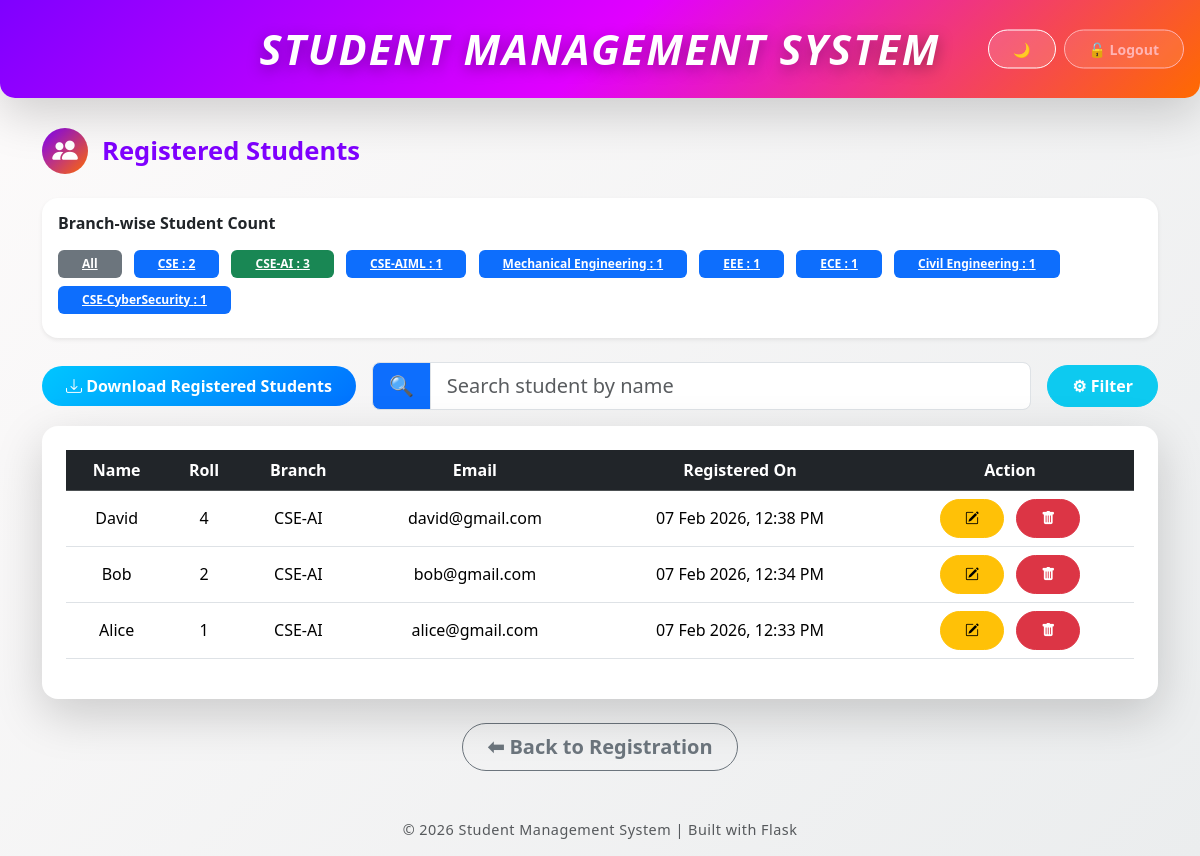
The app's page /students?branch=CSE-AI (signed in) with its own data.
### app.py (models this page shows)
class Student(db.Model):
    id = db.Column(db.Integer, primary_key=True)
    name = db.Column(db.String(100), nullable=False)
    roll = db.Column(db.String(50), unique=True, nullable=False)
    branch = db.Column(db.String(100), nullable=False)
    email = db.Column(db.String(100), unique=True, nullable=False)
    created_at = db.Column(db.DateTime, default=datetime.now)

### app.py (the view)
@app.route("/students")
def view_students():
    if not session.get("logged_in"):
        return redirect(url_for("login"))
    search = request.args.get("search")
    selected_branch = request.args.get("branch")
    filter_type = request.args.get("filter")  # new filter query
    query = Student.query
    if search:
        query = query.filter(Student.name.ilike(f"%{search}%"))
    if selected_branch:
        query = query.filter_by(branch=selected_branch)
    if filter_type == "alphabetical_asc":
        students = query.order_by(Student.name.asc()).all()
    elif filter_type == "alphabetical_desc":
        students = query.order_by(Student.name.desc()).all()
    elif filter_type == "date_asc":
        students = query.order_by(Student.created_at.asc()).all()
    elif filter_type == "date_desc":
        students = query.order_by(Student.created_at.desc()).all()
    else:
        students = query.order_by(Student.created_at.desc()).all()
    branch_counts = {}
    for s in Student.query.all():
        branch_counts[s.branch] = branch_counts.get(s.branch, 0) + 1
    return render_template(
        "students.html",
        students=students,
        branch_counts=branch_counts,
        selected_branch=selected_branch
    )

### templates/students.html (shortened to what this page needs)
{% extends "base.html" %}
{% block content %}
<h3 class="section-title mb-4">
  <span class="icon-box">
    <i class="bi bi-people-fill"></i>
  </span>
  Registered Students
</h3>
<div class="card mb-4 shadow-sm">
  <div class="card-body">
    <h6 class="fw-bold mb-3">Branch-wise Student Count</h6>
    <a href="{{ url_for('view_students') }}"
       class="badge me-2 mb-2 px-4 py-2 {% if not selected_branch %} bg-dark {% else %} bg-secondary {% endif %}">
      All
    </a>
    {% for branch, count in branch_counts.items() %}
      <a href="{{ url_for('view_students', branch=branch) }}"
         class="badge me-2 mb-2 px-4 py-2 {% if selected_branch == branch %} bg-success {% else %} bg-primary {% endif %}">
        {{ branch }} : {{ count }}
      </a>
    {% endfor %}
  </div>
</div>
<div class="d-flex flex-wrap justify-content-between align-items-center mb-3 gap-3">
  <a href="{{ url_for('download') }}" class="btn btn-success">
    <i class="bi bi-download"></i> Download Registered Students
  </a>
  <div class="flex-grow-1">
    <div class="input-group input-group-lg">
      <span class="input-group-text bg-primary text-white">🔍</span>
      <input type="text"
             id="searchInput"
             class="form-control"
             placeholder="Search student by name">
    </div>
  </div>
  <div class="position-relative">
    <button id="filterBtn" class="btn btn-info text-white">
      ⚙ Filter
    </button>
  </div>
</div>
<div class="card shadow-lg">
  <div class="card-body p-4">
    <div class="table-responsive">
      <table class="table table-hover align-middle text-center" id="studentsTable">
        <thead class="table-dark">
          <tr>
            <th>Name</th>
            <th>Roll</th>
            <th>Branch</th>
            <th>Email</th>
            <th>Registered On</th>
            <th>Action</th>
          </tr>
        </thead>
        <tbody>
        {% for s in students %}
          <tr>
            <td>{{ s.name }}</td>
            <td>{{ s.roll }}</td>
            <td>{{ s.branch }}</td>
            <td>{{ s.email }}</td>
            <td data-date="{{ s.created_at }}">{{ s.created_at.strftime("%d %b %Y, %I:%M %p") }}</td>
            <td>
              <a href="/edit/{{ s.id }}" class="btn btn-warning btn-sm me-2">
                <i class="bi bi-pencil-square"></i>
              </a>
              <a href="/delete/{{ s.id }}"
                 onclick="return confirm('Are you sure you want to delete this student?')"
                 class="btn btn-danger btn-sm">
                <i class="bi bi-trash-fill"></i>
              </a>
            </td>
          </tr>
        {% endfor %}
        </tbody>
      </table>
    </div>
  </div>
</div>
<div class="text-center mt-4">
  <a href="{{ url_for('index') }}" class="btn btn-outline-secondary btn-lg">
    ⬅ Back to Registration
  </a>
</div>
{% endblock %}

### static/style.css (style rules this page uses)
html, body { min-height: 100%; font-family: "Segoe UI", "Poppins", sans-serif; margin: 0; padding: 0; transition: all 0.3s ease; }
body { background: linear-gradient(135deg, #fdfbfb, #ebedee); color: #1f2937; }
.section-title { display: flex; align-items: center; font-size: 1.6rem; font-weight: 700; color: #7f00ff; margin: 30px 0 20px; }
.section-title .icon-box { width: 46px; height: 46px; margin-right: 14px; background: linear-gradient(135deg, #7f00ff, #ff6a00); color: #fff; border-radius: 50%; display: flex; align-items: center; justify-content: center; }
.card { background: #ffffff; border-radius: 16px; border: none; box-shadow: 0 15px 40px rgba(0,0,0,0.1); animation: fadeUp 0.6s ease; }
.btn { border-radius: 30px; font-weight: 600; padding: 8px 24px; transition: all 0.3s ease; }
.btn-success { background: linear-gradient(135deg, #00c6ff, #0072ff); border: none; }
.table th, .table td { vertical-align: middle; }
.badge { font-weight: 600; }

### records on screen
Student: branch "CSE", count "2"
Student: branch "CSE-AI", count "3", name "Alice", roll "1", email "alice@gmail.com", created_at "07 Feb 2026, 12:33 PM"
Student: branch "CSE-AIML", count "1"
Student: branch "Mechanical Engineering", count "1"
Student: branch "EEE", count "1"
Student: branch "ECE", count "1"
Student: branch "Civil Engineering", count "1"
Student: branch "CSE-CyberSecurity", count "1"
Student: name "David", roll "4", branch "CSE-AI", email "david@gmail.com", created_at "07 Feb 2026, 12:38 PM"
Student: name "Bob", roll "2", branch "CSE-AI", email "bob@gmail.com", created_at "07 Feb 2026, 12:34 PM"
